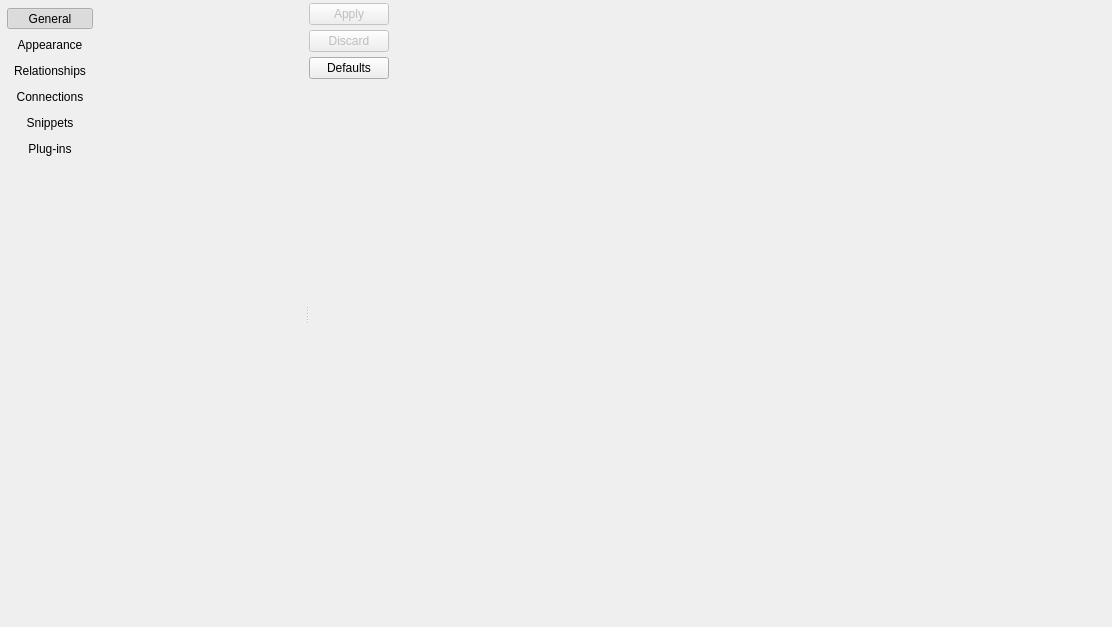
<?xml version="1.0" encoding="UTF-8"?>
<ui version="4.0">
 <class>ConfigurationWidget</class>
 <widget class="QWidget" name="ConfigurationWidget">
  <property name="windowModality">
   <enum>Qt::WindowModality::ApplicationModal</enum>
  </property>
  <property name="geometry">
   <rect>
    <x>0</x>
    <y>0</y>
    <width>1112</width>
    <height>627</height>
   </rect>
  </property>
  <property name="sizePolicy">
   <sizepolicy hsizetype="Expanding" vsizetype="Expanding">
    <horstretch>0</horstretch>
    <verstretch>0</verstretch>
   </sizepolicy>
  </property>
  <property name="windowTitle">
   <string>pgModeler settings</string>
  </property>
  <property name="windowIcon">
   <iconset resource="../../../../priv-core/res/logoicons.qrc">
    <normaloff>:/icons/icons/pgmodeler_logo.png</normaloff>:/icons/icons/pgmodeler_logo.png</iconset>
  </property>
  <layout class="QHBoxLayout" name="horizontalLayout_2">
   <property name="spacing">
    <number>5</number>
   </property>
   <property name="leftMargin">
    <number>2</number>
   </property>
   <property name="topMargin">
    <number>3</number>
   </property>
   <property name="rightMargin">
    <number>2</number>
   </property>
   <property name="bottomMargin">
    <number>2</number>
   </property>
   <item>
    <widget class="QSplitter" name="h_splitter">
     <property name="orientation">
      <enum>Qt::Orientation::Horizontal</enum>
     </property>
     <property name="handleWidth">
      <number>4</number>
     </property>
     <property name="childrenCollapsible">
      <bool>false</bool>
     </property>
     <widget class="QWidget" name="layoutWidget">
      <layout class="QHBoxLayout" name="horizontalLayout">
       <property name="spacing">
        <number>3</number>
       </property>
       <item>
        <layout class="QVBoxLayout" name="verticalLayout">
         <item>
          <widget class="QWidget" name="btns_parent_wgt" native="true">
           <property name="sizePolicy">
            <sizepolicy hsizetype="Fixed" vsizetype="Expanding">
             <horstretch>0</horstretch>
             <verstretch>0</verstretch>
            </sizepolicy>
           </property>
           <property name="minimumSize">
            <size>
             <width>0</width>
             <height>0</height>
            </size>
           </property>
           <property name="autoFillBackground">
            <bool>true</bool>
           </property>
           <property name="styleSheet">
            <string notr="true"/>
           </property>
           <layout class="QGridLayout" name="gridLayout_9">
            <property name="leftMargin">
             <number>5</number>
            </property>
            <property name="topMargin">
             <number>5</number>
            </property>
            <property name="rightMargin">
             <number>0</number>
            </property>
            <property name="bottomMargin">
             <number>0</number>
            </property>
            <property name="spacing">
             <number>5</number>
            </property>
            <item row="6" column="0">
             <widget class="QToolButton" name="snippets_tb">
              <property name="enabled">
               <bool>true</bool>
              </property>
              <property name="sizePolicy">
               <sizepolicy hsizetype="Preferred" vsizetype="Fixed">
                <horstretch>0</horstretch>
                <verstretch>0</verstretch>
               </sizepolicy>
              </property>
              <property name="minimumSize">
               <size>
                <width>0</width>
                <height>0</height>
               </size>
              </property>
              <property name="text">
               <string>Snippets</string>
              </property>
              <property name="icon">
               <iconset resource="../../res/resources.qrc">
                <normaloff>:/icons/icons/codesnippet.png</normaloff>:/icons/icons/codesnippet.png</iconset>
              </property>
              <property name="iconSize">
               <size>
                <width>32</width>
                <height>32</height>
               </size>
              </property>
              <property name="checkable">
               <bool>true</bool>
              </property>
              <property name="toolButtonStyle">
               <enum>Qt::ToolButtonStyle::ToolButtonTextUnderIcon</enum>
              </property>
              <property name="autoRaise">
               <bool>true</bool>
              </property>
             </widget>
            </item>
            <item row="0" column="0">
             <widget class="QToolButton" name="general_tb">
              <property name="enabled">
               <bool>true</bool>
              </property>
              <property name="sizePolicy">
               <sizepolicy hsizetype="Preferred" vsizetype="Fixed">
                <horstretch>0</horstretch>
                <verstretch>0</verstretch>
               </sizepolicy>
              </property>
              <property name="minimumSize">
               <size>
                <width>0</width>
                <height>0</height>
               </size>
              </property>
              <property name="text">
               <string>General</string>
              </property>
              <property name="icon">
               <iconset resource="../../res/resources.qrc">
                <normaloff>:/icons/icons/config.png</normaloff>:/icons/icons/config.png</iconset>
              </property>
              <property name="iconSize">
               <size>
                <width>32</width>
                <height>32</height>
               </size>
              </property>
              <property name="checkable">
               <bool>true</bool>
              </property>
              <property name="checked">
               <bool>true</bool>
              </property>
              <property name="toolButtonStyle">
               <enum>Qt::ToolButtonStyle::ToolButtonTextUnderIcon</enum>
              </property>
              <property name="autoRaise">
               <bool>true</bool>
              </property>
             </widget>
            </item>
            <item row="2" column="0">
             <widget class="QToolButton" name="relationships_tb">
              <property name="enabled">
               <bool>true</bool>
              </property>
              <property name="sizePolicy">
               <sizepolicy hsizetype="Preferred" vsizetype="Fixed">
                <horstretch>0</horstretch>
                <verstretch>0</verstretch>
               </sizepolicy>
              </property>
              <property name="minimumSize">
               <size>
                <width>0</width>
                <height>0</height>
               </size>
              </property>
              <property name="text">
               <string>Relationships</string>
              </property>
              <property name="icon">
               <iconset resource="../../res/resources.qrc">
                <normaloff>:/icons/icons/relationship.png</normaloff>:/icons/icons/relationship.png</iconset>
              </property>
              <property name="iconSize">
               <size>
                <width>32</width>
                <height>32</height>
               </size>
              </property>
              <property name="checkable">
               <bool>true</bool>
              </property>
              <property name="toolButtonStyle">
               <enum>Qt::ToolButtonStyle::ToolButtonTextUnderIcon</enum>
              </property>
              <property name="autoRaise">
               <bool>true</bool>
              </property>
             </widget>
            </item>
            <item row="5" column="0">
             <widget class="QToolButton" name="connections_tb">
              <property name="enabled">
               <bool>true</bool>
              </property>
              <property name="sizePolicy">
               <sizepolicy hsizetype="Preferred" vsizetype="Fixed">
                <horstretch>0</horstretch>
                <verstretch>0</verstretch>
               </sizepolicy>
              </property>
              <property name="minimumSize">
               <size>
                <width>0</width>
                <height>0</height>
               </size>
              </property>
              <property name="text">
               <string>Connections</string>
              </property>
              <property name="icon">
               <iconset resource="../../res/resources.qrc">
                <normaloff>:/icons/icons/connection.png</normaloff>:/icons/icons/connection.png</iconset>
              </property>
              <property name="iconSize">
               <size>
                <width>32</width>
                <height>32</height>
               </size>
              </property>
              <property name="checkable">
               <bool>true</bool>
              </property>
              <property name="toolButtonStyle">
               <enum>Qt::ToolButtonStyle::ToolButtonTextUnderIcon</enum>
              </property>
              <property name="autoRaise">
               <bool>true</bool>
              </property>
             </widget>
            </item>
            <item row="1" column="0">
             <widget class="QToolButton" name="appearance_tb">
              <property name="enabled">
               <bool>true</bool>
              </property>
              <property name="sizePolicy">
               <sizepolicy hsizetype="Preferred" vsizetype="Fixed">
                <horstretch>0</horstretch>
                <verstretch>0</verstretch>
               </sizepolicy>
              </property>
              <property name="minimumSize">
               <size>
                <width>0</width>
                <height>0</height>
               </size>
              </property>
              <property name="text">
               <string>Appearance</string>
              </property>
              <property name="icon">
               <iconset resource="../../res/resources.qrc">
                <normaloff>:/icons/icons/appearance.png</normaloff>:/icons/icons/appearance.png</iconset>
              </property>
              <property name="iconSize">
               <size>
                <width>32</width>
                <height>32</height>
               </size>
              </property>
              <property name="checkable">
               <bool>true</bool>
              </property>
              <property name="toolButtonStyle">
               <enum>Qt::ToolButtonStyle::ToolButtonTextUnderIcon</enum>
              </property>
              <property name="autoRaise">
               <bool>true</bool>
              </property>
             </widget>
            </item>
            <item row="7" column="0">
             <widget class="QToolButton" name="plugins_tb">
              <property name="enabled">
               <bool>true</bool>
              </property>
              <property name="sizePolicy">
               <sizepolicy hsizetype="Preferred" vsizetype="Fixed">
                <horstretch>0</horstretch>
                <verstretch>0</verstretch>
               </sizepolicy>
              </property>
              <property name="minimumSize">
               <size>
                <width>0</width>
                <height>0</height>
               </size>
              </property>
              <property name="text">
               <string>Plug-ins</string>
              </property>
              <property name="icon">
               <iconset resource="../../res/resources.qrc">
                <normaloff>:/icons/icons/plugins.png</normaloff>:/icons/icons/plugins.png</iconset>
              </property>
              <property name="iconSize">
               <size>
                <width>32</width>
                <height>32</height>
               </size>
              </property>
              <property name="checkable">
               <bool>true</bool>
              </property>
              <property name="toolButtonStyle">
               <enum>Qt::ToolButtonStyle::ToolButtonTextUnderIcon</enum>
              </property>
              <property name="autoRaise">
               <bool>true</bool>
              </property>
             </widget>
            </item>
            <item row="8" column="0">
             <spacer name="verticalSpacer_4">
              <property name="orientation">
               <enum>Qt::Orientation::Vertical</enum>
              </property>
              <property name="sizeHint" stdset="0">
               <size>
                <width>20</width>
                <height>40</height>
               </size>
              </property>
             </spacer>
            </item>
           </layout>
          </widget>
         </item>
        </layout>
       </item>
       <item>
        <layout class="QVBoxLayout" name="verticalLayout_2">
         <item>
          <widget class="QStackedWidget" name="confs_stw">
           <property name="sizePolicy">
            <sizepolicy hsizetype="Expanding" vsizetype="Expanding">
             <horstretch>0</horstretch>
             <verstretch>0</verstretch>
            </sizepolicy>
           </property>
           <property name="layoutDirection">
            <enum>Qt::LayoutDirection::LeftToRight</enum>
           </property>
           <property name="currentIndex">
            <number>-1</number>
           </property>
          </widget>
         </item>
        </layout>
       </item>
      </layout>
     </widget>
     <widget class="QWidget" name="act_btns_wgt" native="true">
      <layout class="QGridLayout" name="gridLayout">
       <property name="leftMargin">
        <number>0</number>
       </property>
       <property name="topMargin">
        <number>0</number>
       </property>
       <property name="rightMargin">
        <number>0</number>
       </property>
       <property name="bottomMargin">
        <number>0</number>
       </property>
       <property name="spacing">
        <number>5</number>
       </property>
       <item row="3" column="0">
        <spacer name="verticalSpacer_2">
         <property name="orientation">
          <enum>Qt::Orientation::Vertical</enum>
         </property>
         <property name="sizeHint" stdset="0">
          <size>
           <width>20</width>
           <height>40</height>
          </size>
         </property>
        </spacer>
       </item>
       <item row="0" column="0">
        <widget class="QPushButton" name="apply_btn">
         <property name="enabled">
          <bool>false</bool>
         </property>
         <property name="sizePolicy">
          <sizepolicy hsizetype="Preferred" vsizetype="Fixed">
           <horstretch>0</horstretch>
           <verstretch>0</verstretch>
          </sizepolicy>
         </property>
         <property name="maximumSize">
          <size>
           <width>16777215</width>
           <height>16777215</height>
          </size>
         </property>
         <property name="text">
          <string>Apply</string>
         </property>
         <property name="icon">
          <iconset resource="../../res/resources.qrc">
           <normaloff>:/icons/icons/confirm.png</normaloff>:/icons/icons/confirm.png</iconset>
         </property>
         <property name="iconSize">
          <size>
           <width>28</width>
           <height>28</height>
          </size>
         </property>
         <property name="default">
          <bool>true</bool>
         </property>
        </widget>
       </item>
       <item row="1" column="0">
        <widget class="QPushButton" name="revert_btn">
         <property name="enabled">
          <bool>false</bool>
         </property>
         <property name="sizePolicy">
          <sizepolicy hsizetype="Preferred" vsizetype="Fixed">
           <horstretch>0</horstretch>
           <verstretch>0</verstretch>
          </sizepolicy>
         </property>
         <property name="maximumSize">
          <size>
           <width>16777215</width>
           <height>16777215</height>
          </size>
         </property>
         <property name="text">
          <string>Discard</string>
         </property>
         <property name="icon">
          <iconset resource="../../res/resources.qrc">
           <normaloff>:/icons/icons/delete.png</normaloff>:/icons/icons/delete.png</iconset>
         </property>
         <property name="iconSize">
          <size>
           <width>28</width>
           <height>28</height>
          </size>
         </property>
         <property name="flat">
          <bool>false</bool>
         </property>
        </widget>
       </item>
       <item row="2" column="0">
        <widget class="QPushButton" name="defaults_btn">
         <property name="sizePolicy">
          <sizepolicy hsizetype="Preferred" vsizetype="Fixed">
           <horstretch>0</horstretch>
           <verstretch>0</verstretch>
          </sizepolicy>
         </property>
         <property name="maximumSize">
          <size>
           <width>16777215</width>
           <height>16777215</height>
          </size>
         </property>
         <property name="text">
          <string>Defaults</string>
         </property>
         <property name="icon">
          <iconset resource="../../res/resources.qrc">
           <normaloff>:/icons/icons/defaults.png</normaloff>:/icons/icons/defaults.png</iconset>
         </property>
         <property name="iconSize">
          <size>
           <width>28</width>
           <height>28</height>
          </size>
         </property>
         <property name="autoDefault">
          <bool>false</bool>
         </property>
         <property name="default">
          <bool>false</bool>
         </property>
        </widget>
       </item>
       <item row="4" column="0" colspan="2">
        <layout class="QHBoxLayout" name="horizontalLayout_9">
         <property name="spacing">
          <number>0</number>
         </property>
         <property name="rightMargin">
          <number>11</number>
         </property>
         <property name="bottomMargin">
          <number>11</number>
         </property>
         <item>
          <spacer name="horizontalSpacer_2">
           <property name="orientation">
            <enum>Qt::Orientation::Horizontal</enum>
           </property>
           <property name="sizeHint" stdset="0">
            <size>
             <width>40</width>
             <height>20</height>
            </size>
           </property>
          </spacer>
         </item>
         <item>
          <widget class="QLabel" name="nullptrlabs_lbl">
           <property name="sizePolicy">
            <sizepolicy hsizetype="Fixed" vsizetype="Fixed">
             <horstretch>0</horstretch>
             <verstretch>0</verstretch>
            </sizepolicy>
           </property>
           <property name="minimumSize">
            <size>
             <width>197</width>
             <height>80</height>
            </size>
           </property>
           <property name="maximumSize">
            <size>
             <width>197</width>
             <height>80</height>
            </size>
           </property>
           <property name="mouseTracking">
            <bool>true</bool>
           </property>
           <property name="text">
            <string/>
           </property>
           <property name="scaledContents">
            <bool>true</bool>
           </property>
           <property name="openExternalLinks">
            <bool>true</bool>
           </property>
          </widget>
         </item>
        </layout>
       </item>
       <item row="0" column="1" rowspan="3">
        <spacer name="horizontalSpacer">
         <property name="orientation">
          <enum>Qt::Orientation::Horizontal</enum>
         </property>
         <property name="sizeHint" stdset="0">
          <size>
           <width>40</width>
           <height>20</height>
          </size>
         </property>
        </spacer>
       </item>
      </layout>
     </widget>
    </widget>
   </item>
  </layout>
 </widget>
 <tabstops>
  <tabstop>general_tb</tabstop>
  <tabstop>appearance_tb</tabstop>
  <tabstop>relationships_tb</tabstop>
  <tabstop>connections_tb</tabstop>
  <tabstop>snippets_tb</tabstop>
  <tabstop>plugins_tb</tabstop>
 </tabstops>
 <resources>
  <include location="../../../../priv-core/res/logoicons.qrc"/>
  <include location="../../res/resources.qrc"/>
  <include location="../../../../priv-core/res/logoicons.qrc"/>
  <include location="../../../../priv-core/res/logoicons.qrc"/>
  <include location="../../../../priv-core/res/logoicons.qrc"/>
  <include location="../../../../priv-core/res/logoicons.qrc"/>
  <include location="../../../../priv-core/res/logoicons.qrc"/>
  <include location="../../../../priv-core/res/logoicons.qrc"/>
  <include location="../../../../priv-core/res/logoicons.qrc"/>
  <include location="../../../../priv-core/res/logoicons.qrc"/>
  <include location="../../../../priv-core/res/logoicons.qrc"/>
 </resources>
 <connections/>
</ui>
